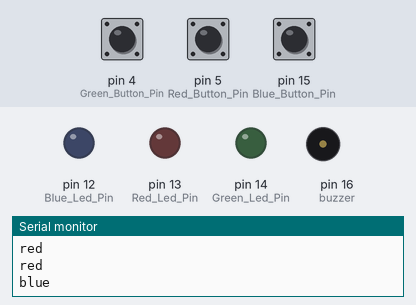
A sketch run on a simulated Arduino Uno, built with avr-gcc and run on an emulated ATmega328P. Shown: output pins drawn as LEDs (lit = HIGH), buzzer (waves = sounding), the last lines printed to the serial monitor. Dashed ring = blinking. The test bench sets the inputs (shaded band); at power-on: pin 4 (Green_Button_Pin) LOW, pin 5 (Red_Button_Pin) LOW, pin 15 (Blue_Button_Pin) LOW. Random numbers use the default seed unless the sketch sets one.

Above: at 2.9 s.
3.0 s: pin 4 (Green_Button_Pin) pulled HIGH for 1 s
At 3.15 s:
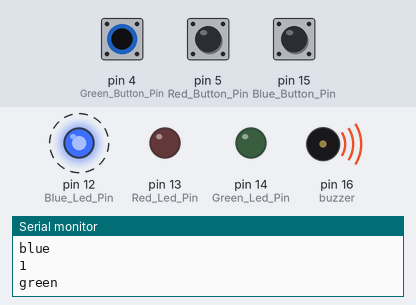
5.5 s: pin 5 (Red_Button_Pin) pulled HIGH for 0.15 s
At 6.9 s:
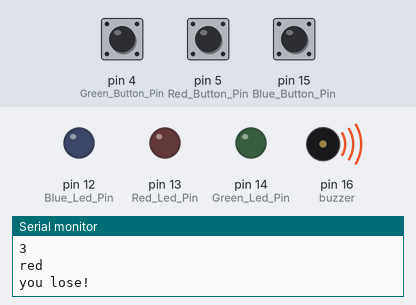
8.5 s: pin 15 (Blue_Button_Pin) pulled HIGH for 3.2 s
At 13.0 s:
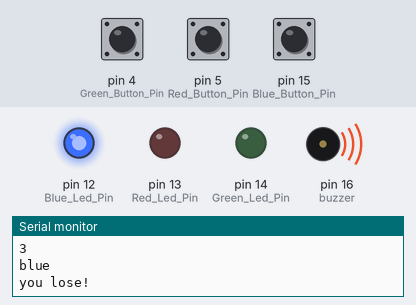
13.2 s: pin 4 (Green_Button_Pin) pulled HIGH for 3.2 s
At 14.85 s:
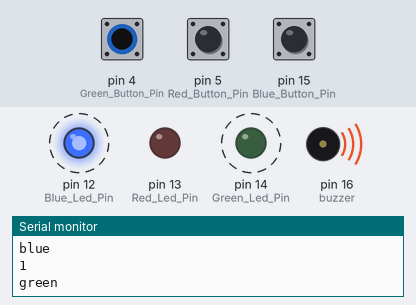
17.9 s: pin 5 (Red_Button_Pin) pulled HIGH for 3.2 s
Timing chart, 0 to 22.3 s (numbered marks = the images above; inputs shaded):
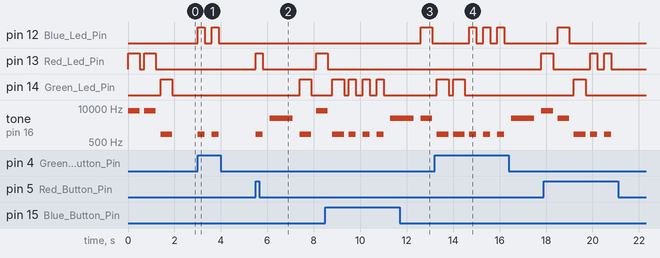

Measured:
- after the input at 3.0 s, pin 12 (Blue_Led_Pin): alternates HIGH for 0.30 s and LOW for 0.30 s, 4 changes in all, then stays LOW, starting at once; tone on pin 16 (buzzer): alternates 1000 Hz for 0.30 s and silent for 0.30 s, 4 changes in all, then stays silent, starting at once
- after the input at 5.5 s, pin 13 (Red_Led_Pin): LOW → HIGH at once, → LOW 0.30 s later, → HIGH 2.3 s later; pin 14 (Green_Led_Pin): LOW → HIGH after 1.9 s, → LOW 0.50 s later; tone on pin 16 (buzzer): plays 1000 Hz for 0.30 s, 4000 Hz for 1.0 s, 1000 Hz for 0.50 s, 8000 Hz for 0.40 s, starting at once
- after the input at 8.5 s, pin 12 (Blue_Led_Pin): LOW → HIGH after 4.1 s, → LOW 0.50 s later
- after the input at 13.2 s, pin 12 (Blue_Led_Pin): alternates HIGH for 0.30 s and LOW for 0.30 s, 6 changes in all, then stays LOW, starting after 1.5 s; pin 13 (Red_Led_Pin): LOW → HIGH after 4.6 s
- by itself, pin 13 (Red_Led_Pin): alternates HIGH for 0.50 s and LOW for 0.20 s, 4 changes in all, then stays LOW
- by itself, tone on pin 16 (buzzer): plays 8000 Hz for 0.50 s, 8000 Hz for 0.50 s, 1000 Hz for 0.50 s

The sketch:

assignment-01.ino
```cpp
int buzzer = 16;
long ran;
int buzzTone;
String answerArray[3];
String guessArray[3];
boolean victoryFlag = false; // flag to check victory condition
int flag = 0;
int score = 0;
int turnCounter = 0;
// end of item setup
String buttonAnsArray[] = {"blue", "red", "green"};


void setup() {
  // put your setup code here, to run once:
pinMode(12, OUTPUT); //Blue Led Pin
pinMode(13, OUTPUT); //Red Led Pin
pinMode(14, OUTPUT); //Green Led Pin
pinMode(15, INPUT); //Blue Button Pin
pinMode(5, INPUT); //Red Button Pin
pinMode(4, INPUT); //Green Button Pin
pinMode(buzzer, OUTPUT); //pin 16 - Buzzer Pin
Serial.begin(9600);
}

void loop() {
  // put your main code here, to run repeatedly:


  if(flag == 0){
     if(score <= 5){
      gamePlay(500);
     }

     if(score > 5 && score<=10){
      gamePlay(300);
     }

     if(score > 10 && score<=15){
      gamePlay(200);
     }
  }

    if (digitalRead(15) == HIGH) {
      guessArray[turnCounter]= "blue";
      turnCounter++;
      Serial.println(turnCounter);
       Serial.println("blue");
       glowLed(14);
       delay(300);
    }
    if (digitalRead(5) == HIGH) {
      guessArray[turnCounter]= "red";
      turnCounter++;
      Serial.println(turnCounter);
       Serial.println("red");
        glowLed(13);
        delay(300);
    }
    if (digitalRead(4) == HIGH) {
      guessArray[turnCounter]= "green";
      turnCounter++;
      Serial.println(turnCounter);
       Serial.println("green");
        glowLed(12);
        delay(300);
    }

if(turnCounter == 3){
for (int x = 0; x < 3; x++) {
     if (answerArray[x]==guessArray[x]) {
       victoryFlag=true;
     } else {
        Serial.println("you lose!");
        score=0;
        tone(buzzer,4000);
        delay(1000);
        tone(buzzer,0);
        delay(300);
       victoryFlag=false;
       break;
     } // end of else;
} // end of for

if (victoryFlag) {

  Serial.println("You win!");
  score++;
  if(score == 15){
    score = 0;
    }
  tone(buzzer, 4000);
  delay(300);
  tone(buzzer, 4500);
  delay(200);
  tone(buzzer, 4000);
  delay(300);
  tone(buzzer, 0);
  delay(300);
}
flag = 0;
turnCounter = 0;
}
// compare guess to answer array


}

void gamePlay(int roundDelay){

     for(int i=0; i<3;i++){
        ran = random(12,15); //Random fuction to generate numbers between 12 to 15 randomly
        switch(ran){
          case 12:
            answerArray[i] = "green";
            buzzTone = 4000;
            break;
          case 13:
            buzzTone = 8000;
            answerArray[i] = "red";
            break;
          case 14:
            buzzTone = 1000;
            answerArray[i] = "blue";
            break;
        }
        digitalWrite(ran, HIGH); //Makes LED glow
        tone(buzzer, buzzTone); //Makes Buzzer to produce tone at 1000
        delay(roundDelay); //Delay 0f 5ms
        tone(buzzer, 0);
        digitalWrite(ran, LOW); //Makes LED off
        delay(200); //Delay for the transition between LEDs
    }
    for(int i=0;i<3;i++){
        Serial.println(answerArray[i]);
      }
      flag = 1;

  }

void glowLed(int lPin){
  digitalWrite(lPin, HIGH); //Makes LED glow
        tone(buzzer, buzzTone); //Makes Buzzer to produce tone at 1000
        delay(300); //Delay 0f 5ms
        tone(buzzer, 0);
        digitalWrite(lPin, LOW); //Makes LED off
  }
```
